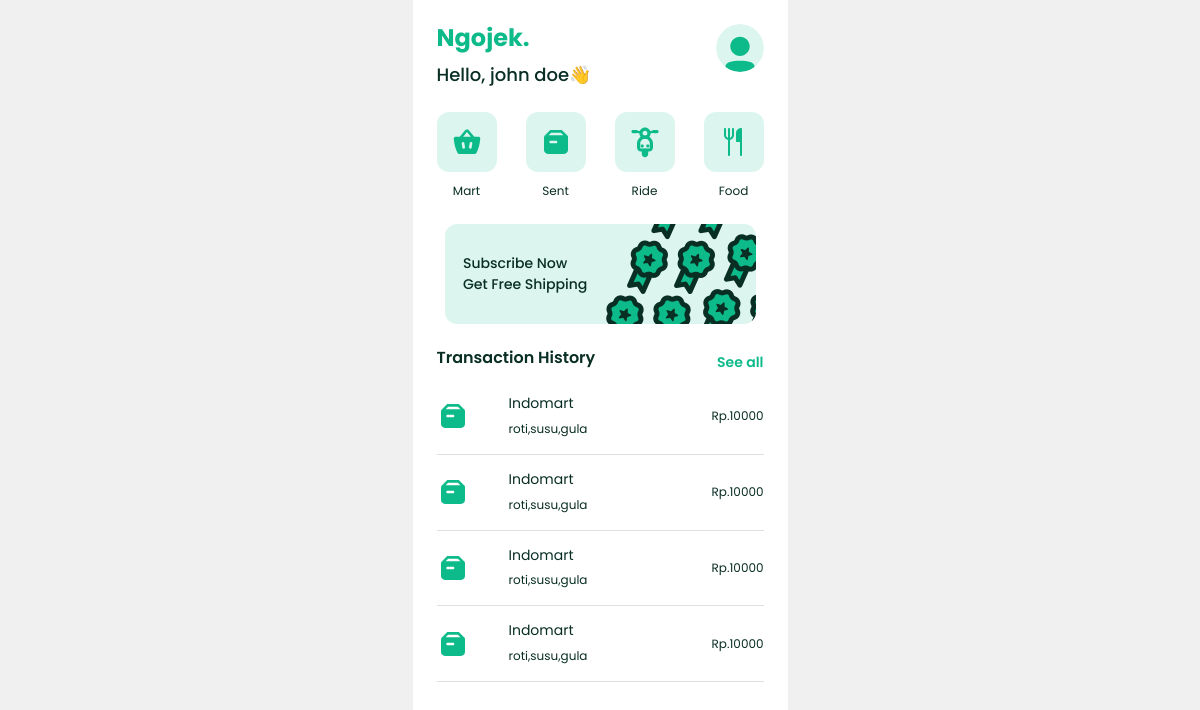
Before: /customer/pages/home.php (signed in) with the older database file.
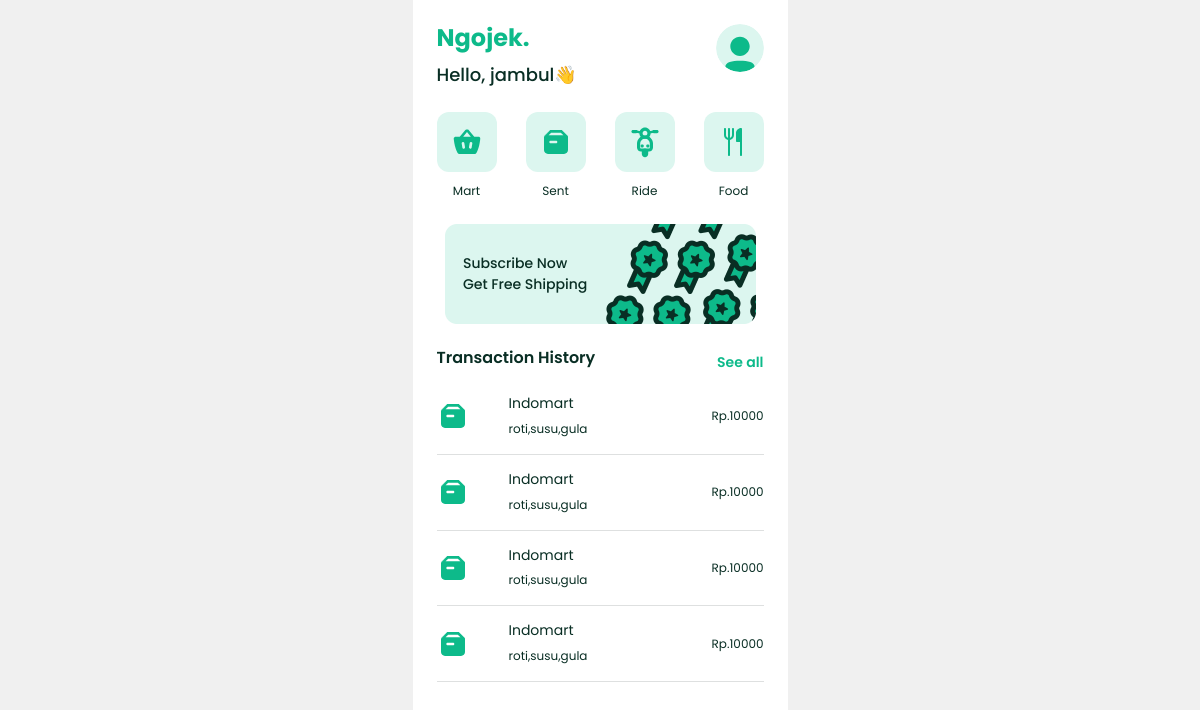
After: the same page with the newer database file.
### tables this page shows
CREATE TABLE `customers` (
  `customer_id` char(5) NOT NULL,
  `subscription_id` char(5) DEFAULT NULL,
  `name` varchar(100) DEFAULT NULL,
  `gender` enum('male','female') DEFAULT NULL,
  `age` int(11) DEFAULT NULL,
  `username` varchar(100) DEFAULT NULL,
  `password` varchar(100) DEFAULT NULL,
  `address` varchar(255) NOT NULL,
  `phone_number` varchar(15) NOT NULL
);

### customer/pages/home.php (the view, shortened to what this page needs)
<?php
    include("../../Database/connection.php");
    $username = $_COOKIE["cookie_username"];
    $sql = "select * from customers where username = '$username' ";
    $res = mysqli_query($conn, $sql);
    $row = mysqli_fetch_assoc($res);
?>
<!DOCTYPE html>
<html lang="en">
<head>
    <link rel="stylesheet" href="../style/home.css">
    <link href="https://cdn.jsdelivr.net/npm/bootstrap@5.0.2/dist/css/bootstrap.min.css" rel="stylesheet">
</head>
<body>
    <div class="kontainer">
        <div class="device">
            <div class="header">
                <div class="left-side">
                    <h1>Ngojek.</h1>
                    <span>Hello, <?php echo $row["name"]?>👋</span>
                </div>
                <a href="profile.php"><div class="avatar">
                </div></a>
            </div>
            <div class="menu">
                <div class="item">
                    <a href="mart.php"><img src="../assets/mart.svg" alt=""></a>
                    <span>Mart</span>
                </div>
                <div class="item">
                    <a href="goods.php"><img src="../assets/sent.svg" alt=""></a>
                    <span>Sent</span>
                </div>
                <div class="item">
                    <a href="ride.php"><img src="../assets/drive.svg" alt=""></a>
                    <span>Ride</span>
                </div>
                <div class="item">
                    <a href="food.php"><img src="../assets/food.svg" alt=""></a>
                    <span>Food</span>
                </div>
            </div>
            <div class="banner">
                <a href="subscription.php?type=SID01"><img src="../assets/banner.png" alt=""></a>
            </div>
            <div class="history">
                <div class="title">
                    <h1>Transaction History</h1>
                    <span><a href="history.php?history=ride">See all</a></span>
                </div>
                <div class="display-history">
                    <div class="display-history-line">
                        <div class="display-history-item">
                            <img src="../assets/sent_2.svg" alt="">
                            <div class="desc">
                                <h1>Indomart</h1>
                                <span>roti,susu,gula</span>
                            </div>
                            <span>Rp.10000</span>
                        </div>
                        <hr>
                    </div>
                    <div class="display-history-line">
                        <div class="display-history-item">
                            <img src="../assets/sent_2.svg" alt="">
                            <div class="desc">
                                <h1>Indomart</h1>
                                <span>roti,susu,gula</span>
                            </div>
                            <span>Rp.10000</span>
                        </div>
                        <hr>
                    </div>
                    <div class="display-history-line">
                        <div class="display-history-item">
                            <img src="../assets/sent_2.svg" alt="">
                            <div class="desc">
                                <h1>Indomart</h1>
                                <span>roti,susu,gula</span>
                            </div>
                            <span>Rp.10000</span>
                        </div>
                        <hr>
                    </div>
                    <div class="display-history-line">
                        <div class="display-history-item">
                            <img src="../assets/sent_2.svg" alt="">
                            <div class="desc">
                                <h1>Indomart</h1>
                                <span>roti,susu,gula</span>
                            </div>
                            <span>Rp.10000</span>
                        </div>
                        <hr>
                    </div>
                </div>
            </div>
        </div>
    </div>
</body>
</html>

Changed rows visible on the page:
changed customers: name "john doe" → "jambul"
